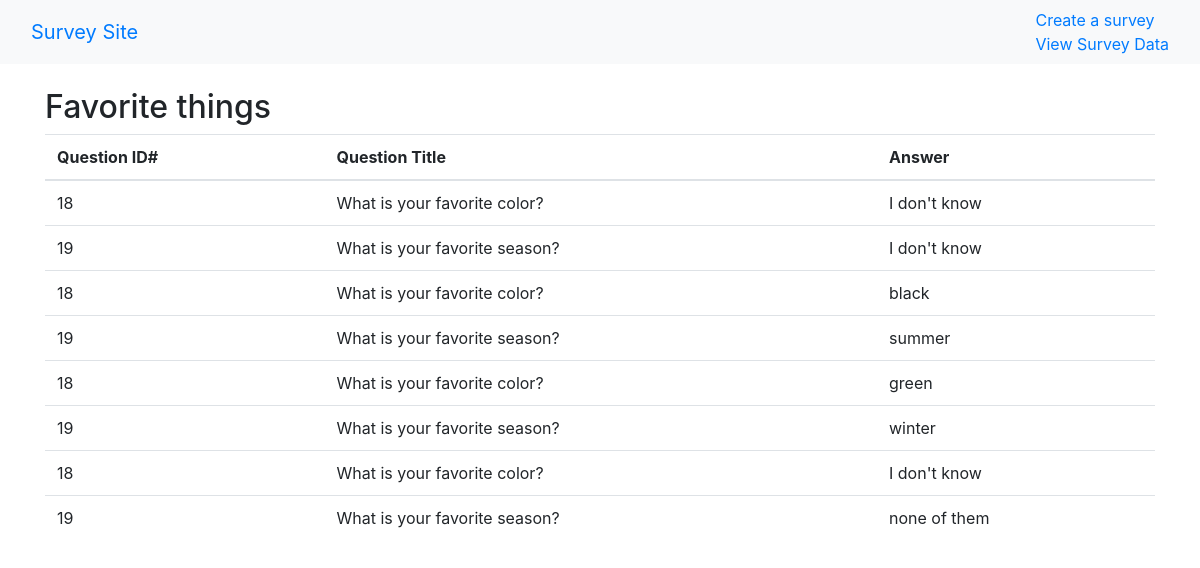
/admin_dashboard/survey/17/, run on the app's committed database.
### survey/models.py (models this page shows)
class Survey(models.Model):
    title = models.CharField(max_length=100)

class QuestionAnswer(models.Model):
    survey_answer = models.ForeignKey(SurveyAnswer, on_delete = models.CASCADE)
    choice = models.ForeignKey(Choice, on_delete = models.CASCADE)

class Choice(models.Model):
    choice_text = models.CharField(max_length=1000)
    question = models.ForeignKey(Question, on_delete = models.CASCADE)

class Question(models.Model):
    question_text = models.CharField(max_length=1000)
    survey = models.ForeignKey(Survey, on_delete = models.CASCADE)

### survey/views.py (the view)
# urls.py: path('admin_dashboard/survey/<int:survey_id>/',views.admin_answers,name="answer-detail"),
def admin_answers(request, survey_id):
    survey = Survey.objects.get(id=survey_id)
    answers = survey.surveyanswer_set.all()
    ctx = {'survey':survey, 'answers':answers}
    return render(request,'admin-survey-detail.html',ctx)

### survey/templates/admin-survey-detail.html (shortened to what this page needs)
<html>
<head>
<link rel="stylesheet" href="https://stackpath.bootstrapcdn.com/bootstrap/4.3.1/css/bootstrap.min.css">
</head>
<body>
<div class="navbar bg-light">
    <div class="container-fluid">
        <div class="navbar-header">
            <a class="navbar-brand" href="{% url 'root' %}">Survey Site</a>
        </div>
    <ul class="nav navbar-nav navbar-right">
        <li><a href="{% url 'admin-survey-create-view' %}">Create a survey</a></li>
        <li><a href="{% url 'admin-panel' %}">View Survey Data</a></li>
    </ul>
    </div>
</div>
<br />
<div class="container">
    <div class="page-header">
        <h2>{{ survey.title }}</h2>
    </div>
    <div class="panel panel-default">
        <table class="table">
            <thead>
                <tr>
                    <th>Question ID#</th>
                    <th>Question Title</th>
                    <th>Answer</th>
                </tr>
            </thead>
            <tbody>
                {% for answer in answers %}
                    {% for qa in answer.questionanswer_set.all %}
                    <tr>
                        <td>{{qa.choice.question.id}}</tf>
                        <td>{{qa.choice.question.question_text}}</td>
                        <td>{{qa.choice.choice_text}}</td>
                    </tr>
                    {% endfor %}
                {% endfor %}
            </tbody>
        </table>
    </div>
</div>
</body>
</html>

### data on the page
Survey: title "Favorite things"
QuestionAnswer: choice.question.id "18", choice.question.question_text "What is your favorite color?", choice.choice_text "I don't know"
QuestionAnswer: choice.question.id "19", choice.question.question_text "What is your favorite season?", choice.choice_text "I don't know"
QuestionAnswer: choice.question.id "18", choice.question.question_text "What is your favorite color?", choice.choice_text "black"
QuestionAnswer: choice.question.id "19", choice.question.question_text "What is your favorite season?", choice.choice_text "summer"
QuestionAnswer: choice.question.id "18", choice.question.question_text "What is your favorite color?", choice.choice_text "green"
QuestionAnswer: choice.question.id "19", choice.question.question_text "What is your favorite season?", choice.choice_text "winter"
QuestionAnswer: choice.question.id "18", choice.question.question_text "What is your favorite color?", choice.choice_text "I don't know"
QuestionAnswer: choice.question.id "19", choice.question.question_text "What is your favorite season?", choice.choice_text "none of them"
